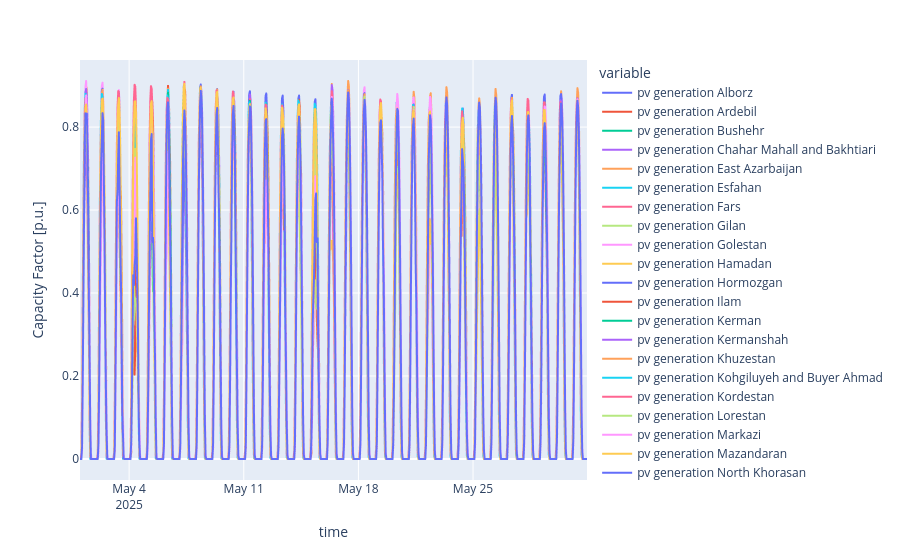

Notebook source saved alongside this figure:
### Code cell
#pv_cf.resample("M").mean().plot(labels=dict(value="Capacity Factor [p.u.]"))
pv_cf.loc["2025-05"].plot(labels=dict(value="Capacity Factor [p.u.]"))

### Figure 1 — Plotly figure (JSON) as saved in the notebook; plotly's stock layout.template omitted (floating-point values rounded to 4 significant figures; data arrays with more than 128 entries replaced by an {"elided": "..."} marker saying what was removed)
{"data": [{"hovertemplate": "variable=pv generation Alborz<br>time=%{x}<br>Capacity Factor [p.u.]=%{y}<extra></extra>", "legendgroup": "pv generation Alborz", "line": {"color": "#636efa", "dash": "solid"}, "marker": {"symbol": "circle"}, "mode": "lines", "name": "pv generation Alborz", "showlegend": true, "type": "scattergl", "x": {"elided": "744 str values"}, "xaxis": "x", "y": {"elided": "744 float values"}, "yaxis": "y"}, {"hovertemplate": "variable=pv generation Ardebil<br>time=%{x}<br>Capacity Factor [p.u.]=%{y}<extra></extra>", "legendgroup": "pv generation Ardebil", "line": {"color": "#EF553B", "dash": "solid"}, "marker": {"symbol": "circle"}, "mode": "lines", "name": "pv generation Ardebil", "showlegend": true, "type": "scattergl", "x": {"elided": "744 str values"}, "xaxis": "x", "y": {"elided": "744 float values"}, "yaxis": "y"}, {"hovertemplate": "variable=pv generation Bushehr<br>time=%{x}<br>Capacity Factor [p.u.]=%{y}<extra></extra>", "legendgroup": "pv generation Bushehr", "line": {"color": "#00cc96", "dash": "solid"}, "marker": {"symbol": "circle"}, "mode": "lines", "name": "pv generation Bushehr", "showlegend": true, "type": "scattergl", "x": {"elided": "744 str values"}, "xaxis": "x", "y": {"elided": "744 float values"}, "yaxis": "y"}, {"hovertemplate": "variable=pv generation Chahar Mahall and Bakhtiari<br>time=%{x}<br>Capacity Factor [p.u.]=%{y}<extra></extra>", "legendgroup": "pv generation Chahar Mahall and Bakhtiari", "line": {"color": "#ab63fa", "dash": "solid"}, "marker": {"symbol": "circle"}, "mode": "lines", "name": "pv generation Chahar Mahall and Bakhtiari", "showlegend": true, "type": "scattergl", "x": {"elided": "744 str values"}, "xaxis": "x", "y": {"elided": "744 float values"}, "yaxis": "y"}, {"hovertemplate": "variable=pv generation East Azarbaijan<br>time=%{x}<br>Capacity Factor [p.u.]=%{y}<extra></extra>", "legendgroup": "pv generation East Azarbaijan", "line": {"color": "#FFA15A", "dash": "solid"}, "marker": {"symbol": "circle"}, "mode": "lines", "name": "pv generation East Azarbaijan", "showlegend": true, "type": "scattergl", "x": {"elided": "744 str values"}, "xaxis": "x", "y": {"elided": "744 float values"}, "yaxis": "y"}, {"hovertemplate": "variable=pv generation Esfahan<br>time=%{x}<br>Capacity Factor [p.u.]=%{y}<extra></extra>", "legendgroup": "pv generation Esfahan", "line": {"color": "#19d3f3", "dash": "solid"}, "marker": {"symbol": "circle"}, "mode": "lines", "name": "pv generation Esfahan", "showlegend": true, "type": "scattergl", "x": {"elided": "744 str values"}, "xaxis": "x", "y": {"elided": "744 float values"}, "yaxis": "y"}, {"hovertemplate": "variable=pv generation Fars<br>time=%{x}<br>Capacity Factor [p.u.]=%{y}<extra></extra>", "legendgroup": "pv generation Fars", "line": {"color": "#FF6692", "dash": "solid"}, "marker": {"symbol": "circle"}, "mode": "lines", "name": "pv generation Fars", "showlegend": true, "type": "scattergl", "x": {"elided": "744 str values"}, "xaxis": "x", "y": {"elided": "744 float values"}, "yaxis": "y"}, {"hovertemplate": "variable=pv generation Gilan<br>time=%{x}<br>Capacity Factor [p.u.]=%{y}<extra></extra>", "legendgroup": "pv generation Gilan", "line": {"color": "#B6E880", "dash": "solid"}, "marker": {"symbol": "circle"}, "mode": "lines", "name": "pv generation Gilan", "showlegend": true, "type": "scattergl", "x": {"elided": "744 str values"}, "xaxis": "x", "y": {"elided": "744 float values"}, "yaxis": "y"}, {"hovertemplate": "variable=pv generation Golestan<br>time=%{x}<br>Capacity Factor [p.u.]=%{y}<extra></extra>", "legendgroup": "pv generation Golestan", "line": {"color": "#FF97FF", "dash": "solid"}, "marker": {"symbol": "circle"}, "mode": "lines", "name": "pv generation Golestan", "showlegend": true, "type": "scattergl", "x": {"elided": "744 str values"}, "xaxis": "x", "y": {"elided": "744 float values"}, "yaxis": "y"}, {"hovertemplate": "variable=pv generation Hamadan<br>time=%{x}<br>Capacity Factor [p.u.]=%{y}<extra></extra>", "legendgroup": "pv generation Hamadan", "line": {"color": "#FECB52", "dash": "solid"}, "marker": {"symbol": "circle"}, "mode": "lines", "name": "pv generation Hamadan", "showlegend": true, "type": "scattergl", "x": {"elided": "744 str values"}, "xaxis": "x", "y": {"elided": "744 float values"}, "yaxis": "y"}, {"hovertemplate": "variable=pv generation Hormozgan<br>time=%{x}<br>Capacity Factor [p.u.]=%{y}<extra></extra>", "legendgroup": "pv generation Hormozgan", "line": {"color": "#636efa", "dash": "solid"}, "marker": {"symbol": "circle"}, "mode": "lines", "name": "pv generation Hormozgan", "showlegend": true, "type": "scattergl", "x": {"elided": "744 str values"}, "xaxis": "x", "y": {"elided": "744 float values"}, "yaxis": "y"}, {"hovertemplate": "variable=pv generation Ilam<br>time=%{x}<br>Capacity Factor [p.u.]=%{y}<extra></extra>", "legendgroup": "pv generation Ilam", "line": {"color": "#EF553B", "dash": "solid"}, "marker": {"symbol": "circle"}, "mode": "lines", "name": "pv generation Ilam", "showlegend": true, "type": "scattergl", "x": {"elided": "744 str values"}, "xaxis": "x", "y": {"elided": "744 float values"}, "yaxis": "y"}, {"hovertemplate": "variable=pv generation Kerman<br>time=%{x}<br>Capacity Factor [p.u.]=%{y}<extra></extra>", "legendgroup": "pv generation Kerman", "line": {"color": "#00cc96", "dash": "solid"}, "marker": {"symbol": "circle"}, "mode": "lines", "name": "pv generation Kerman", "showlegend": true, "type": "scattergl", "x": {"elided": "744 str values"}, "xaxis": "x", "y": {"elided": "744 float values"}, "yaxis": "y"}, {"hovertemplate": "variable=pv generation Kermanshah<br>time=%{x}<br>Capacity Factor [p.u.]=%{y}<extra></extra>", "legendgroup": "pv generation Kermanshah", "line": {"color": "#ab63fa", "dash": "solid"}, "marker": {"symbol": "circle"}, "mode": "lines", "name": "pv generation Kermanshah", "showlegend": true, "type": "scattergl", "x": {"elided": "744 str values"}, "xaxis": "x", "y": {"elided": "744 float values"}, "yaxis": "y"}, {"hovertemplate": "variable=pv generation Khuzestan<br>time=%{x}<br>Capacity Factor [p.u.]=%{y}<extra></extra>", "legendgroup": "pv generation Khuzestan", "line": {"color": "#FFA15A", "dash": "solid"}, "marker": {"symbol": "circle"}, "mode": "lines", "name": "pv generation Khuzestan", "showlegend": true, "type": "scattergl", "x": {"elided": "744 str values"}, "xaxis": "x", "y": {"elided": "744 float values"}, "yaxis": "y"}, {"hovertemplate": "variable=pv generation Kohgiluyeh and Buyer Ahmad<br>time=%{x}<br>Capacity Factor [p.u.]=%{y}<extra></extra>", "legendgroup": "pv generation Kohgiluyeh and Buyer Ahmad", "line": {"color": "#19d3f3", "dash": "solid"}, "marker": {"symbol": "circle"}, "mode": "lines", "name": "pv generation Kohgiluyeh and Buyer Ahmad", "showlegend": true, "type": "scattergl", "x": {"elided": "744 str values"}, "xaxis": "x", "y": {"elided": "744 float values"}, "yaxis": "y"}, {"hovertemplate": "variable=pv generation Kordestan<br>time=%{x}<br>Capacity Factor [p.u.]=%{y}<extra></extra>", "legendgroup": "pv generation Kordestan", "line": {"color": "#FF6692", "dash": "solid"}, "marker": {"symbol": "circle"}, "mode": "lines", "name": "pv generation Kordestan", "showlegend": true, "type": "scattergl", "x": {"elided": "744 str values"}, "xaxis": "x", "y": {"elided": "744 float values"}, "yaxis": "y"}, {"hovertemplate": "variable=pv generation Lorestan<br>time=%{x}<br>Capacity Factor [p.u.]=%{y}<extra></extra>", "legendgroup": "pv generation Lorestan", "line": {"color": "#B6E880", "dash": "solid"}, "marker": {"symbol": "circle"}, "mode": "lines", "name": "pv generation Lorestan", "showlegend": true, "type": "scattergl", "x": {"elided": "744 str values"}, "xaxis": "x", "y": {"elided": "744 float values"}, "yaxis": "y"}, {"hovertemplate": "variable=pv generation Markazi<br>time=%{x}<br>Capacity Factor [p.u.]=%{y}<extra></extra>", "legendgroup": "pv generation Markazi", "line": {"color": "#FF97FF", "dash": "solid"}, "marker": {"symbol": "circle"}, "mode": "lines", "name": "pv generation Markazi", "showlegend": true, "type": "scattergl", "x": {"elided": "744 str values"}, "xaxis": "x", "y": {"elided": "744 float values"}, "yaxis": "y"}, {"hovertemplate": "variable=pv generation Mazandaran<br>time=%{x}<br>Capacity Factor [p.u.]=%{y}<extra></extra>", "legendgroup": "pv generation Mazandaran", "line": {"color": "#FECB52", "dash": "solid"}, "marker": {"symbol": "circle"}, "mode": "lines", "name": "pv generation Mazandaran", "showlegend": true, "type": "scattergl", "x": {"elided": "744 str values"}, "xaxis": "x", "y": {"elided": "744 float values"}, "yaxis": "y"}, {"hovertemplate": "variable=pv generation North Khorasan<br>time=%{x}<br>Capacity Factor [p.u.]=%{y}<extra></extra>", "legendgroup": "pv generation North Khorasan", "line": {"color": "#636efa", "dash": "solid"}, "marker": {"symbol": "circle"}, "mode": "lines", "name": "pv generation North Khorasan", "showlegend": true, "type": "scattergl", "x": {"elided": "744 str values"}, "xaxis": "x", "y": {"elided": "744 float values"}, "yaxis": "y"}, {"hovertemplate": "variable=pv generation Qazvin<br>time=%{x}<br>Capacity Factor [p.u.]=%{y}<extra></extra>", "legendgroup": "pv generation Qazvin", "line": {"color": "#EF553B", "dash": "solid"}, "marker": {"symbol": "circle"}, "mode": "lines", "name": "pv generation Qazvin", "showlegend": true, "type": "scattergl", "x": {"elided": "744 str values"}, "xaxis": "x", "y": {"elided": "744 float values"}, "yaxis": "y"}, {"hovertemplate": "variable=pv generation Qom<br>time=%{x}<br>Capacity Factor [p.u.]=%{y}<extra></extra>", "legendgroup": "pv generation Qom", "line": {"color": "#00cc96", "dash": "solid"}, "marker": {"symbol": "circle"}, "mode": "lines", "name": "pv generation Qom", "showlegend": true, "type": "scattergl", "x": {"elided": "744 str values"}, "xaxis": "x", "y": {"elided": "744 float values"}, "yaxis": "y"}, {"hovertemplate": "variable=pv generation Razavi Khorasan<br>time=%{x}<br>Capacity Factor [p.u.]=%{y}<extra></extra>", "legendgroup": "pv generation Razavi Khorasan", "line": {"color": "#ab63fa", "dash": "solid"}, "marker": {"symbol": "circle"}, "mode": "lines", "name": "pv generation Razavi Khorasan", "showlegend": true, "type": "scattergl", "x": {"elided": "744 str values"}, "xaxis": "x", "y": {"elided": "744 float values"}, "yaxis": "y"}, {"hovertemplate": "variable=pv generation Semnan<br>time=%{x}<br>Capacity Factor [p.u.]=%{y}<extra></extra>", "legendgroup": "pv generation Semnan", "line": {"color": "#FFA15A", "dash": "solid"}, "marker": {"symbol": "circle"}, "mode": "lines", "name": "pv generation Semnan", "showlegend": true, "type": "scattergl", "x": {"elided": "744 str values"}, "xaxis": "x", "y": {"elided": "744 float values"}, "yaxis": "y"}, {"hovertemplate": "variable=pv generation Sistan and Baluchestan<br>time=%{x}<br>Capacity Factor [p.u.]=%{y}<extra></extra>", "legendgroup": "pv generation Sistan and Baluchestan", "line": {"color": "#19d3f3", "dash": "solid"}, "marker": {"symbol": "circle"}, "mode": "lines", "name": "pv generation Sistan and Baluchestan", "showlegend": true, "type": "scattergl", "x": {"elided": "744 str values"}, "xaxis": "x", "y": {"elided": "744 float values"}, "yaxis": "y"}, {"hovertemplate": "variable=pv generation South Khorasan<br>time=%{x}<br>Capacity Factor [p.u.]=%{y}<extra></extra>", "legendgroup": "pv generation South Khorasan", "line": {"color": "#FF6692", "dash": "solid"}, "marker": {"symbol": "circle"}, "mode": "lines", "name": "pv generation South Khorasan", "showlegend": true, "type": "scattergl", "x": {"elided": "744 str values"}, "xaxis": "x", "y": {"elided": "744 float values"}, "yaxis": "y"}, {"hovertemplate": "variable=pv generation Tehran<br>time=%{x}<br>Capacity Factor [p.u.]=%{y}<extra></extra>", "legendgroup": "pv generation Tehran", "line": {"color": "#B6E880", "dash": "solid"}, "marker": {"symbol": "circle"}, "mode": "lines", "name": "pv generation Tehran", "showlegend": true, "type": "scattergl", "x": {"elided": "744 str values"}, "xaxis": "x", "y": {"elided": "744 float values"}, "yaxis": "y"}, {"hovertemplate": "variable=pv generation West Azarbaijan<br>time=%{x}<br>Capacity Factor [p.u.]=%{y}<extra></extra>", "legendgroup": "pv generation West Azarbaijan", "line": {"color": "#FF97FF", "dash": "solid"}, "marker": {"symbol": "circle"}, "mode": "lines", "name": "pv generation West Azarbaijan", "showlegend": true, "type": "scattergl", "x": {"elided": "744 str values"}, "xaxis": "x", "y": {"elided": "744 float values"}, "yaxis": "y"}, {"hovertemplate": "variable=pv generation Yazd<br>time=%{x}<br>Capacity Factor [p.u.]=%{y}<extra></extra>", "legendgroup": "pv generation Yazd", "line": {"color": "#FECB52", "dash": "solid"}, "marker": {"symbol": "circle"}, "mode": "lines", "name": "pv generation Yazd", "showlegend": true, "type": "scattergl", "x": {"elided": "744 str values"}, "xaxis": "x", "y": {"elided": "744 float values"}, "yaxis": "y"}, {"hovertemplate": "variable=pv generation Zanjan<br>time=%{x}<br>Capacity Factor [p.u.]=%{y}<extra></extra>", "legendgroup": "pv generation Zanjan", "line": {"color": "#636efa", "dash": "solid"}, "marker": {"symbol": "circle"}, "mode": "lines", "name": "pv generation Zanjan", "showlegend": true, "type": "scattergl", "x": {"elided": "744 str values"}, "xaxis": "x", "y": {"elided": "744 float values"}, "yaxis": "y"}], "layout": {"legend": {"title": {"text": "variable"}, "tracegroupgap": 0}, "margin": {"t": 60}, "xaxis": {"anchor": "y", "domain": [0, 1], "title": {"text": "time"}}, "yaxis": {"anchor": "x", "domain": [0, 1], "title": {"text": "Capacity Factor [p.u.]"}}}}
